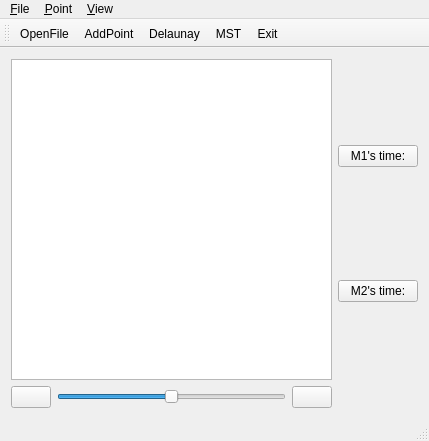
<?xml version="1.0" encoding="UTF-8"?>
<ui version="4.0">
 <class>MainWindow</class>
 <widget class="QMainWindow" name="MainWindow">
  <property name="geometry">
   <rect>
    <x>0</x>
    <y>0</y>
    <width>429</width>
    <height>441</height>
   </rect>
  </property>
  <property name="windowTitle">
   <string>MainWindow</string>
  </property>
  <widget class="QWidget" name="centralWidget">
   <layout class="QGridLayout" name="gridLayout">
    <item row="0" column="0">
     <widget class="View" name="graphicsView"/>
    </item>
    <item row="0" column="1" rowspan="2">
     <layout class="QVBoxLayout" name="verticalLayout">
      <item>
       <spacer name="verticalSpacer_3">
        <property name="orientation">
         <enum>Qt::Vertical</enum>
        </property>
        <property name="sizeHint" stdset="0">
         <size>
          <width>20</width>
          <height>40</height>
         </size>
        </property>
       </spacer>
      </item>
      <item>
       <widget class="QPushButton" name="pushButton_3">
        <property name="text">
         <string>M1's time:</string>
        </property>
       </widget>
      </item>
      <item>
       <widget class="QLabel" name="label">
        <property name="text">
         <string/>
        </property>
       </widget>
      </item>
      <item>
       <spacer name="verticalSpacer_2">
        <property name="orientation">
         <enum>Qt::Vertical</enum>
        </property>
        <property name="sizeHint" stdset="0">
         <size>
          <width>20</width>
          <height>40</height>
         </size>
        </property>
       </spacer>
      </item>
      <item>
       <widget class="QPushButton" name="pushButton_4">
        <property name="text">
         <string>M2's time:</string>
        </property>
       </widget>
      </item>
      <item>
       <widget class="QLabel" name="label_2">
        <property name="text">
         <string/>
        </property>
       </widget>
      </item>
      <item>
       <spacer name="verticalSpacer">
        <property name="orientation">
         <enum>Qt::Vertical</enum>
        </property>
        <property name="sizeHint" stdset="0">
         <size>
          <width>20</width>
          <height>40</height>
         </size>
        </property>
       </spacer>
      </item>
     </layout>
    </item>
    <item row="1" column="0">
     <layout class="QHBoxLayout" name="horizontalLayout">
      <item>
       <widget class="QPushButton" name="pushButton">
        <property name="text">
         <string/>
        </property>
        <property name="icon">
         <iconset resource="images.qrc">
          <normaloff>:/new/prefix1/zoomout.png</normaloff>:/new/prefix1/zoomout.png</iconset>
        </property>
       </widget>
      </item>
      <item>
       <widget class="QSlider" name="horizontalSlider">
        <property name="minimum">
         <number>0</number>
        </property>
        <property name="maximum">
         <number>20</number>
        </property>
        <property name="value">
         <number>10</number>
        </property>
        <property name="orientation">
         <enum>Qt::Horizontal</enum>
        </property>
       </widget>
      </item>
      <item>
       <widget class="QPushButton" name="pushButton_2">
        <property name="text">
         <string/>
        </property>
        <property name="icon">
         <iconset resource="images.qrc">
          <normaloff>:/new/prefix1/zoomin.png</normaloff>:/new/prefix1/zoomin.png</iconset>
        </property>
       </widget>
      </item>
     </layout>
    </item>
   </layout>
   <zorder>layoutWidget</zorder>
   <zorder>pushButton_3</zorder>
   <zorder>pushButton_4</zorder>
   <zorder>label</zorder>
   <zorder>label_2</zorder>
   <zorder>verticalSpacer</zorder>
   <zorder>verticalSpacer_2</zorder>
   <zorder>verticalSpacer_3</zorder>
   <zorder>horizontalSlider</zorder>
  </widget>
  <widget class="QMenuBar" name="menuBar">
   <property name="geometry">
    <rect>
     <x>0</x>
     <y>0</y>
     <width>429</width>
     <height>26</height>
    </rect>
   </property>
   <widget class="QMenu" name="menu_File">
    <property name="title">
     <string>&amp;File</string>
    </property>
    <addaction name="action_Open"/>
    <addaction name="action_Exit"/>
   </widget>
   <widget class="QMenu" name="menu_Point">
    <property name="title">
     <string>&amp;Point</string>
    </property>
    <addaction name="action_AddPoint"/>
   </widget>
   <widget class="QMenu" name="menu_View">
    <property name="title">
     <string>&amp;View</string>
    </property>
    <addaction name="action_Delaunay"/>
    <addaction name="action_MST"/>
   </widget>
   <addaction name="menu_File"/>
   <addaction name="menu_Point"/>
   <addaction name="menu_View"/>
  </widget>
  <widget class="QToolBar" name="mainToolBar">
   <attribute name="toolBarArea">
    <enum>TopToolBarArea</enum>
   </attribute>
   <attribute name="toolBarBreak">
    <bool>false</bool>
   </attribute>
   <addaction name="action_Open"/>
   <addaction name="action_AddPoint"/>
   <addaction name="action_Delaunay"/>
   <addaction name="action_MST"/>
   <addaction name="action_Exit"/>
  </widget>
  <widget class="QStatusBar" name="statusBar"/>
  <action name="action_Open">
   <property name="text">
    <string>&amp;OpenFile</string>
   </property>
  </action>
  <action name="action_Exit">
   <property name="text">
    <string>&amp;Exit</string>
   </property>
  </action>
  <action name="action_AddPoint">
   <property name="text">
    <string>&amp;AddPoint</string>
   </property>
  </action>
  <action name="action_MST">
   <property name="text">
    <string>&amp;MST</string>
   </property>
  </action>
  <action name="action_Delaunay">
   <property name="text">
    <string>&amp;Delaunay</string>
   </property>
  </action>
 </widget>
 <layoutdefault spacing="6" margin="11"/>
 <customwidgets>
  <customwidget>
   <class>View</class>
   <extends>QGraphicsView</extends>
   <header>view.h</header>
  </customwidget>
 </customwidgets>
 <resources>
  <include location="images.qrc"/>
 </resources>
 <connections/>
</ui>
